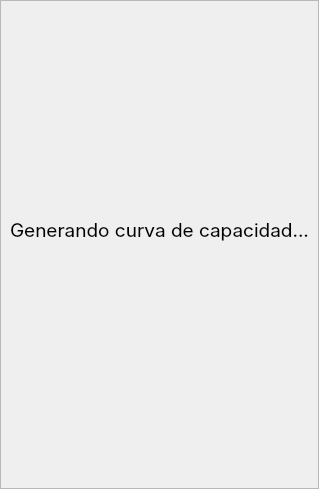
      <widget class="QWidget" name="espera">
       <layout class="QVBoxLayout" name="verticalLayout_25">
        <property name="spacing">
         <number>0</number>
        </property>
        <property name="leftMargin">
         <number>0</number>
        </property>
        <property name="topMargin">
         <number>0</number>
        </property>
        <property name="rightMargin">
         <number>0</number>
        </property>
        <property name="bottomMargin">
         <number>0</number>
        </property>
        <item>
         <widget class="QFrame" name="contenedor_espera">
          <property name="frameShape">
           <enum>QFrame::StyledPanel</enum>
          </property>
          <property name="frameShadow">
           <enum>QFrame::Raised</enum>
          </property>
          <layout class="QVBoxLayout" name="verticalLayout_26">
           <item>
            <spacer name="verticalSpacer">
             <property name="orientation">
              <enum>Qt::Vertical</enum>
             </property>
             <property name="sizeHint" stdset="0">
              <size>
               <width>20</width>
               <height>208</height>
              </size>
             </property>
            </spacer>
           </item>
           <item>
            <widget class="QLabel" name="texto_animado">
             <property name="font">
              <font>
               <family>Inter</family>
               <pointsize>14</pointsize>
               <weight>50</weight>
               <italic>false</italic>
               <bold>false</bold>
              </font>
             </property>
             <property name="text">
              <string>Generando curva de capacidad...</string>
             </property>
             <property name="alignment">
              <set>Qt::AlignCenter</set>
             </property>
            </widget>
           </item>
           <item>
            <widget class="QLabel" name="mensaje_progreso">
             <property name="font">
              <font>
               <family>Inter</family>
               <pointsize>14</pointsize>
               <weight>50</weight>
               <italic>false</italic>
               <bold>false</bold>
              </font>
             </property>
             <property name="styleSheet">
              <string notr="true">QLabel{
	color: rgb(255, 0, 0);
}</string>
             </property>
             <property name="text">
              <string/>
             </property>
             <property name="alignment">
              <set>Qt::AlignCenter</set>
             </property>
            </widget>
           </item>
           <item>
            <spacer name="verticalSpacer_2">
             <property name="orientation">
              <enum>Qt::Vertical</enum>
             </property>
             <property name="sizeHint" stdset="0">
              <size>
               <width>20</width>
               <height>208</height>
              </size>
             </property>
            </spacer>
           </item>
          </layout>
         </widget>
        </item>
       </layout>
      </widget>
